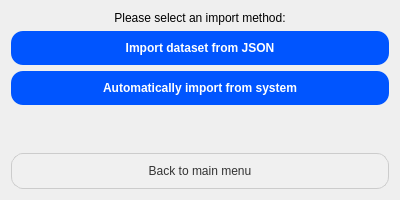
<?xml version="1.0" encoding="UTF-8"?>
<ui version="4.0">
 <class>ImportDialog</class>
 <widget class="QDialog" name="ImportDialog">
  <property name="geometry">
   <rect>
    <x>0</x>
    <y>0</y>
    <width>400</width>
    <height>200</height>
   </rect>
  </property>
  <property name="windowTitle">
   <string>Import Data</string>
  </property>
  <property name="modal">
   <bool>true</bool>
  </property>
  <layout class="QVBoxLayout" name="verticalLayout">
   <item>
    <widget class="QLabel" name="label">
     <property name="text">
      <string>Please select an import method:</string>
     </property>
     <property name="alignment">
      <set>Qt::AlignCenter</set>
     </property>
    </widget>
   </item>
   <item>
    <widget class="QPushButton" name="importJsonButton">
     <property name="text">
      <string>Import dataset from JSON</string>
     </property>
     <property name="styleSheet">
      <string notr="true">/* Đây là nơi bạn thêm CSS để nút có màu xanh như hình mẫu */
QPushButton {
    background-color: #0055ff; /* Màu xanh dương */
    color: white;
    border-radius: 12px;
    padding: 10px;
    font-weight: bold;
}
QPushButton:hover {
    background-color: #0044cc;
}</string>
     </property>
    </widget>
   </item>
   <item>
    <widget class="QPushButton" name="importAutoButton">
     <property name="text">
      <string>Automatically import from system</string>
     </property>
     <property name="styleSheet">
      <string notr="true">/* Cùng kiểu CSS */
QPushButton {
    background-color: #0055ff;
    color: white;
    border-radius: 12px;
    padding: 10px;
    font-weight: bold;
}
QPushButton:hover {
    background-color: #0044cc;
}</string>
     </property>
    </widget>
   </item>
   <item>
    <spacer name="verticalSpacer">
     <property name="orientation">
      <enum>Qt::Vertical</enum>
     </property>
     <property name="sizeHint" stdset="0">
      <size>
       <width>20</width>
       <height>40</height>
      </size>
     </property>
    </spacer>
   </item>
   <item>
    <widget class="QPushButton" name="backButton">
     <property name="text">
      <string>Back to main menu</string>
     </property>
     <property name="styleSheet">
      <string notr="true">/* Kiểu cho nút "Back" có thể khác */
QPushButton {
    background-color: #f0f0f0;
    color: #333;
    border: 1px solid #ccc;
    border-radius: 12px;
    padding: 10px;
}
QPushButton:hover {
    background-color: #e0e0e0;
}</string>
     </property>
    </widget>
   </item>
  </layout>
 </widget>
 <resources/>
 <connections/>
</ui>
